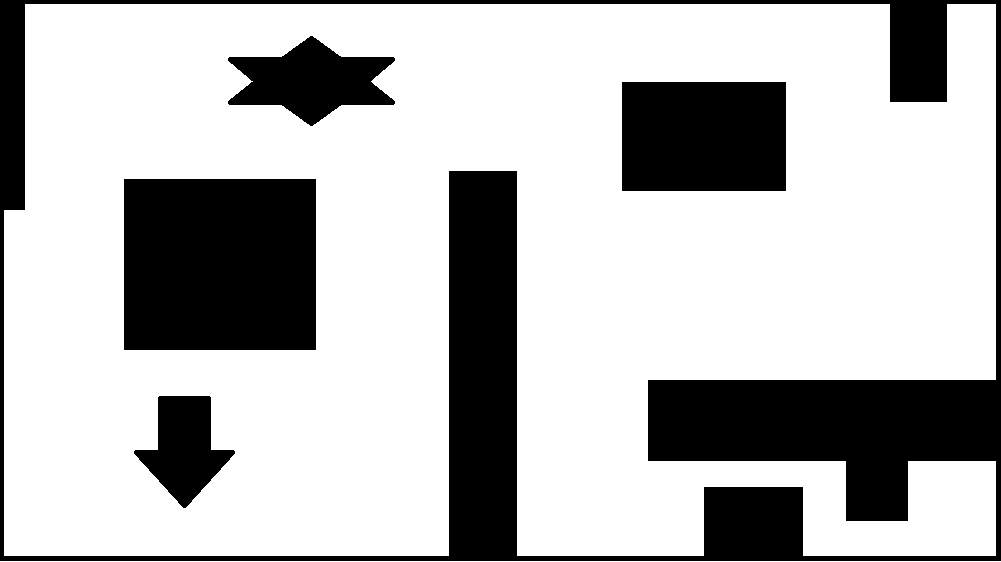
#> input picture backend/layer1/utils/warehouse2.PNG, 1001 x 562 px, found by its file name
$ python warehouse_setup.py --image warehouse2.png --non-interactive
#> lines starting #> are read from the running program, lines starting #| are printed output that depends on the picture
#!/usr/bin/env python3
"""
Warehouse Setup Script for Mecalux AMR

Interactive script to configure a new warehouse from an image:
1. Load warehouse image (PNG/JPG)
2. Convert to binary obstacle map
3. Configure physical dimensions (meters)
4. Generate POI clusters (charging, pickup, dropoff)
5. Generate random tasks
6. Update Layer 2 robot count

Usage:
    python warehouse_setup.py
    python warehouse_setup.py --image warehouse2.png --non-interactive
"""

import argparse
import json
import math
import random
import sys
from pathlib import Path
from typing import List, Tuple, Dict, Optional
from dataclasses import dataclass

try:
    from PIL import Image
    HAS_PIL = True
except ImportError:
    HAS_PIL = False
    print("[WARNING] PIL/Pillow not installed. Install with: pip install Pillow")

# Import JSON warehouse loaders
try:
    from warehouse_layout_loader import WarehouseLayoutLoader
    from prohibited_zone_generator import ProhibitedZoneGenerator
    HAS_JSON_SUPPORT = True
except ImportError:
    HAS_JSON_SUPPORT = False
    print("[WARNING] JSON loaders not found. JSON support disabled.")


@dataclass
class WarehouseConfig:
    """Configuration for warehouse setup."""
    image_path: str = ""
    width_meters: float = 30.0
    height_meters: float = 20.0
    resolution: str = "DECIMETERS"  # DECIMETERS, CENTIMETERS, or MILLIMETERS

    # Charging zones
    num_charging: int = 6
    charging_clusters: int = 2

    # Pickup zones
    num_pickup: int = 16
    pickup_clusters: int = 4

    # Dropoff zones
    num_dropoff: int = 16
    dropoff_clusters: int = 4

    # Robots and tasks
    num_robots: int = 3
    num_tasks: int = 50

    # Robot parameters
    robot_radius_m: float = 0.3

    # Random seed
    seed: Optional[int] = None


def get_resolution_factor(resolution: str) -> float:
    """Get meters per pixel for resolution."""
    if resolution.upper() == "DECIMETERS":
        return 0.1
    elif resolution.upper() == "CENTIMETERS":
        return 0.01
    elif resolution.upper() == "MILLIMETERS":
        return 0.001
    else:
        return 0.1


def image_to_map(image_path: str, output_width: int, output_height: int) -> List[List[bool]]:
    """
    Convert image to binary obstacle map.
    White/light = walkable (True), Black/dark = obstacle (False)
    """
    if not HAS_PIL:
        raise RuntimeError("PIL/Pillow required for image processing")

    img = Image.open(image_path)

    # Convert to grayscale
    img = img.convert('L')

    # Resize to target dimensions
    img = img.resize((output_width, output_height), Image.Resampling.LANCZOS)

    # Convert to binary (threshold at 128)
    threshold = 128
    binary_map = []

    for y in range(output_height):
        row = []
        for x in range(output_width):
            pixel = img.getpixel((x, y))
            row.append(pixel > threshold)  # True = walkable (white), False = obstacle (black)
        binary_map.append(row)

    return binary_map


def save_map_layout(binary_map: List[List[bool]], output_path: str):
    """Save binary map as text file."""
    with open(output_path, 'w') as f:
        for row in binary_map:
            line = ''.join('.' if cell else '#' for cell in row)
            f.write(line + '\n')

    height = len(binary_map)
    width = len(binary_map[0]) if binary_map else 0
    walkable = sum(1 for row in binary_map for cell in row if cell)
    total = width * height

    print(f"[MapConverter] Saved {width}x{height} map to: {output_path}")
    print(f"[MapConverter] Walkable: {walkable}/{total} ({100*walkable/total:.1f}%)")


def inflate_map(binary_map: List[List[bool]], radius_pixels: int) -> List[List[bool]]:
    """Inflate obstacles by robot radius."""
    height = len(binary_map)
    width = len(binary_map[0]) if binary_map else 0

    inflated = [row.copy() for row in binary_map]

    for y in range(height):
        for x in range(width):
            if not binary_map[y][x]:  # Obstacle
                for dy in range(-radius_pixels, radius_pixels + 1):
                    for dx in range(-radius_pixels, radius_pixels + 1):
                        if dx*dx + dy*dy <= radius_pixels * radius_pixels:
                            ny, nx = y + dy, x + dx
                            if 0 <= ny < height and 0 <= nx < width:
                                inflated[ny][nx] = False

    return inflated


def get_accessible_cells(inflated_map: List[List[bool]], margin: int = 5) -> List[Tuple[int, int]]:
    """Get list of accessible cells (avoiding edges)."""
    height = len(inflated_map)
    width = len(inflated_map[0]) if inflated_map else 0

    cells = []
    for y in range(margin, height - margin):
        for x in range(margin, width - margin):
            if inflated_map[y][x]:
                cells.append((x, y))

    return cells


def generate_clustered_pois(
    accessible_cells: List[Tuple[int, int]],
    num_pois: int,
    num_clusters: int,
    poi_type: str,
    id_prefix: str,
    min_cluster_dist: int = 30,
    min_poi_dist: int = 8,
    used_positions: set = None,
    seed: int = None
) -> List[Dict]:
    """Generate clustered POIs."""
    if seed is not None:
        random.seed(seed)

    if used_positions is None:
        used_positions = set()

    pois_per_cluster = max(1, num_pois // num_clusters)
    remaining = num_pois - (pois_per_cluster * num_clusters)

    pois = []
    cluster_centers = []
    poi_count = 0

    # Shuffle accessible cells
    cells = accessible_cells.copy()
    random.shuffle(cells)

    def distance(p1, p2):
        return math.sqrt((p1[0] - p2[0])**2 + (p1[1] - p2[1])**2)

    def is_valid_cluster_center(pos):
        for center in cluster_centers:
            if distance(pos, center) < min_cluster_dist:
                return False
        return True

    def is_valid_poi_pos(pos):
        if pos in used_positions:
            return False
        for existing in used_positions:
            if distance(pos, existing) < min_poi_dist:
                return False
        return True

    # Find cluster centers
    for cell in cells:
        if len(cluster_centers) >= num_clusters:
            break
        if is_valid_cluster_center(cell):
            cluster_centers.append(cell)

    if len(cluster_centers) < num_clusters:
        print(f"[WARNING] Could only create {len(cluster_centers)}/{num_clusters} clusters for {poi_type}")

    # Populate each cluster
    for i, center in enumerate(cluster_centers):
        cluster_pois = pois_per_cluster
        if i < remaining:
            cluster_pois += 1

        # Find cells near this cluster center
        nearby = [(x, y) for (x, y) in cells
                  if distance((x, y), center) < min_cluster_dist // 2 + 10]
        random.shuffle(nearby)

        added = 0
        for pos in nearby:
            if added >= cluster_pois:
                break
            if is_valid_poi_pos(pos):
                pois.append({
                    "id": f"{id_prefix}{poi_count}",
                    "type": poi_type,
                    "x": pos[0],
                    "y": pos[1],
                    "active": True,
                    "metadata": {
                        "cluster_center": f"({center[0]}, {center[1]})",
                        "cluster_id": i,
                        "generated": True
                    }
                })
                used_positions.add(pos)
                poi_count += 1
                added += 1

    print(f"[POIGenerator] Created {len(pois)} {poi_type} POIs in {len(cluster_centers)} clusters")
    return pois


def generate_poi_config(
    config: WarehouseConfig,
    accessible_cells: List[Tuple[int, int]]
) -> Dict:
    """Generate complete POI configuration."""
    used_positions = set()

    # Seed for reproducibility
    seed_base = config.seed if config.seed is not None else random.randint(0, 10000)

    # Generate charging zones
    charging_pois = generate_clustered_pois(
        accessible_cells,
        config.num_charging,
        config.charging_clusters,
        "CHARGING",
        "C",
        min_cluster_dist=40,
        min_poi_dist=10,
        used_positions=used_positions,
        seed=seed_base
    )

    # Generate pickup zones
    pickup_pois = generate_clustered_pois(
        accessible_cells,
        config.num_pickup,
        config.pickup_clusters,
        "PICKUP",
        "PU",
        min_cluster_dist=35,
        min_poi_dist=8,
        used_positions=used_positions,
        seed=seed_base + 1
    )

    # Generate dropoff zones
    dropoff_pois = generate_clustered_pois(
        accessible_cells,
        config.num_dropoff,
        config.dropoff_clusters,
        "DROPOFF",
        "DO",
        min_cluster_dist=35,
        min_poi_dist=8,
        used_positions=used_positions,
        seed=seed_base + 2
    )

    resolution_factor = get_resolution_factor(config.resolution)

    return {
        "description": f"Auto-generated POI configuration for {Path(config.image_path).name}",
        "version": "3.1",
        "coordinate_system": f"pixels ({resolution_factor}m/pixel, {config.resolution})",
        "physical_dimensions": {
            "width_m": config.width_meters,
            "height_m": config.height_meters
        },
        "generation_config": {
            "robot_radius_m": config.robot_radius_m,
            "seed": config.seed
        },
        "poi_types": {
            "CHARGING": "Battery charging stations (IDs: C0, C1, C2...)",
            "PICKUP": "Locations where robot picks up packages (PU0, PU1...)",
            "DROPOFF": "Locations where robot drops off packages (DO0, DO1...)"
        },
        "poi": charging_pois + pickup_pois + dropoff_pois
    }


def generate_tasks(poi_config: Dict, num_tasks: int, seed: int = None) -> Dict:
    """Generate random tasks from POI config."""
    if seed is not None:
        random.seed(seed)

    pickup_ids = [p["id"] for p in poi_config["poi"] if p["type"] == "PICKUP"]
    dropoff_ids = [p["id"] for p in poi_config["poi"] if p["type"] == "DROPOFF"]

    if not pickup_ids or not dropoff_ids:
        raise ValueError("Need at least one pickup and one dropoff POI")

    tasks = []
    for i in range(1, num_tasks + 1):
        tasks.append({
            "id": i,
            "pickup": random.choice(pickup_ids),
            "dropoff": random.choice(dropoff_ids)
        })

    print(f"[TaskGenerator] Generated {len(tasks)} tasks")
    return {"tasks": tasks}


def update_layer2_robots(config: WarehouseConfig, poi_config: Dict, layer2_main_path: str):
    """Update Layer 2 main.cc with robot count."""
    # Get charging node count
    charging_count = len([p for p in poi_config["poi"] if p["type"] == "CHARGING"])
    actual_robots = min(config.num_robots, charging_count)

    if actual_robots < config.num_robots:
        print(f"[WARNING] Only {charging_count} charging stations, reducing robots to {actual_robots}")

    try:
        with open(layer2_main_path, 'r') as f:
            content = f.read()

        # Find and replace numRobots
        import re
        new_content = re.sub(
            r'int numRobots = \d+;',
            f'int numRobots = {actual_robots};',
            content
        )

        with open(layer2_main_path, 'w') as f:
            f.write(new_content)

        print(f"[Layer2] Updated robot count to {actual_robots}")
    except Exception as e:
        print(f"[WARNING] Could not update Layer 2 main.cc: {e}")


# [366 lines left out: functions extract_pois_from_json, setup_warehouse_from_json, interactive_setup, not called in this run]


def print_summary(config: WarehouseConfig):
    """Print configuration summary."""
    resolution_factor = get_resolution_factor(config.resolution)
    px_width = int(config.width_meters / resolution_factor)
    px_height = int(config.height_meters / resolution_factor)

    print("\n" + "=" * 70)
    print("                    CONFIGURATION SUMMARY")
    print("=" * 70)
    print(f"  Image:           {config.image_path}")
    print(f"  Physical Size:   {config.width_meters}m x {config.height_meters}m")
    print(f"  Resolution:      {config.resolution} ({resolution_factor}m/pixel)")
    print(f"  Pixel Size:      {px_width} x {px_height} pixels")
    print(f"  Robot Radius:    {config.robot_radius_m}m")
    print()
    print(f"  Charging Zones:  {config.num_charging} in {config.charging_clusters} clusters")
    print(f"  Pickup Zones:    {config.num_pickup} in {config.pickup_clusters} clusters")
    print(f"  Dropoff Zones:   {config.num_dropoff} in {config.dropoff_clusters} clusters")
    print()
    print(f"  Robots:          {config.num_robots}")
    print(f"  Tasks:           {config.num_tasks}")
    print(f"  Seed:            {config.seed if config.seed else 'random'}")
    print("=" * 70)


def main():
    parser = argparse.ArgumentParser(description='Warehouse Setup Wizard')
    parser.add_argument('--use-json', type=str, metavar='JSON_FILE',
                       help='Use JSON warehouse layout instead of image')
    parser.add_argument('--image', type=str, help='Warehouse image file')
    parser.add_argument('--width', type=float, help='Width in meters')
    parser.add_argument('--height', type=float, help='Height in meters')
    parser.add_argument('--resolution', choices=['DECIMETERS', 'CENTIMETERS', 'MILLIMETERS'])
    parser.add_argument('--charging', type=int, help='Number of charging zones')
    parser.add_argument('--charging-clusters', type=int, help='Number of charging clusters')
    parser.add_argument('--pickup', type=int, help='Number of pickup zones')
    parser.add_argument('--pickup-clusters', type=int, help='Number of pickup clusters')
    parser.add_argument('--dropoff', type=int, help='Number of dropoff zones')
    parser.add_argument('--dropoff-clusters', type=int, help='Number of dropoff clusters')
    parser.add_argument('--robots', type=int, help='Number of robots')
    parser.add_argument('--tasks', type=int, help='Number of tasks')
    parser.add_argument('--seed', type=int, help='Random seed')
    parser.add_argument('--non-interactive', action='store_true', help='Skip interactive prompts')

    args = parser.parse_args()

    script_dir = Path(__file__).parent
    assets_dir = script_dir / ".." / "assets"

    # Check if using JSON mode
    if args.use_json:
        # JSON mode - only generates bitmap, no POI/task generation
        config = WarehouseConfig()
        config.resolution = args.resolution if args.resolution else "DECIMETERS"
        config.robot_radius_m = 0.8  # Default robot radius for inflation

        print("\n" + "=" * 70)
        print("          MECALUX AMR - WAREHOUSE BITMAP GENERATOR (JSON MODE)")
        print("=" * 70)
        print(f"  JSON Layout:     {args.use_json}")
        print(f"  Resolution:      {config.resolution}")
        print(f"  Robot Radius:    {config.robot_radius_m}m")
        print("=" * 70)

        return setup_warehouse_from_json(args.use_json, config, assets_dir, script_dir)

    # Original image-based mode
    # Interactive or command-line configuration
    if args.non_interactive:
        config = WarehouseConfig()
        if args.image: config.image_path = args.image
        if args.width: config.width_meters = args.width
        if args.height: config.height_meters = args.height
        if args.resolution: config.resolution = args.resolution
        if args.charging: config.num_charging = args.charging
        if args.charging_clusters: config.charging_clusters = args.charging_clusters
        if args.pickup: config.num_pickup = args.pickup
        if args.pickup_clusters: config.pickup_clusters = args.pickup_clusters
        if args.dropoff: config.num_dropoff = args.dropoff
        if args.dropoff_clusters: config.dropoff_clusters = args.dropoff_clusters
        if args.robots: config.num_robots = args.robots
        if args.tasks: config.num_tasks = args.tasks
        if args.seed: config.seed = args.seed
    else:
        config = interactive_setup()

    print_summary(config)

    if not args.non_interactive:
        confirm = input("\nProceed with this configuration? [Y/n]: ").strip().lower()
        if confirm == 'n':
            print("Aborted.")
            return 1

    # Check for PIL
    if not HAS_PIL:
        print("\n[ERROR] PIL/Pillow is required. Install with: pip install Pillow")
        return 1

    # Resolve image path
    image_path = Path(config.image_path)
    if not image_path.is_absolute():
        image_path = script_dir / config.image_path

    if not image_path.exists():
        print(f"\n[ERROR] Image not found: {image_path}")
        return 1

    print("\n" + "-" * 70)
    print("  PROCESSING...")
    print("-" * 70)

    # Calculate pixel dimensions
    resolution_factor = get_resolution_factor(config.resolution)
    px_width = int(config.width_meters / resolution_factor)
    px_height = int(config.height_meters / resolution_factor)

    print(f"\n[Step 1/5] Converting image to {px_width}x{px_height} map...")
    binary_map = image_to_map(str(image_path), px_width, px_height)
#> in image_to_map, img is the input picture: PIL image 1001x562 RGBA; mean R, G, B, A 185.3, 185.3, 185.3, 255
#> in image_to_map, `img = img.resize((output_width, output_height), Image.Resampling.LANCZ..`:
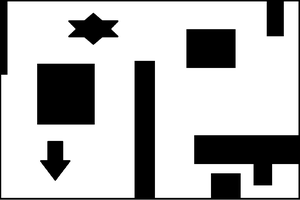
#> img: PIL image 300x200 L; min 0, max 255, mean 185.1
#> after the loop in image_to_map, `for y in range(output_height):`: binary_map = 200 items
#> binary_map = 200 items

    # Save map layout
    map_output_path = assets_dir / "map_layout.txt"
    save_map_layout(binary_map, str(map_output_path))
#> in save_map_layout, `height = len(binary_map)`: height = 200
#> in save_map_layout, `width = len(binary_map[0]) if binary_map else 0`: width = 300
#> in save_map_layout, `walkable = sum(1 for row in binary_map for cell in row if cell)`: walkable = 43569
#> in save_map_layout, `total = width * height`: total = 60000
#| [MapConverter] Saved 300x200 map to: backend/layer1/utils/../assets/map_layout.txt
#| [MapConverter] Walkable: 43569/60000 (72.6%)

    # Inflate map for robot accessibility
    print(f"\n[Step 2/5] Computing robot accessibility (radius={config.robot_radius_m}m)...")
    radius_pixels = int(math.ceil(config.robot_radius_m / resolution_factor))
    inflated_map = inflate_map(binary_map, radius_pixels)
#> in inflate_map, `height = len(binary_map)`: height = 200
#> in inflate_map, `width = len(binary_map[0]) if binary_map else 0`: width = 300
#> in inflate_map, `inflated = [row.copy() for row in binary_map]`: inflated = 200 items
#> inflated_map = 200 items

    accessible_cells = get_accessible_cells(inflated_map)
#> in get_accessible_cells, `height = len(inflated_map)`: height = 200
#> in get_accessible_cells, `width = len(inflated_map[0]) if inflated_map else 0`: width = 300
#> accessible_cells = 36296 items
    print(f"[Accessibility] {len(accessible_cells)} accessible cells")
#| [Accessibility] 36296 accessible cells

    # Generate POIs
    print(f"\n[Step 3/5] Generating POI clusters...")
    poi_config = generate_poi_config(config, accessible_cells)
#> the loop in generate_clustered_pois, `for cell in cells:` made 3 passes
#> cell on passes 1 to 3: (28, 24), (98, 131), (158, 89)
#> after the loop in generate_clustered_pois, `for cell in cells:`: cluster_centers = [(28, 24), (98, 131)]
#> the loop in generate_clustered_pois, `for i, center in enumerate(cluster_centers):` made 2 passes
#> (center, cluster_pois) on passes 1 to 2: ((28, 24), 3), ((98, 131), 3)
#> after the loop in generate_clustered_pois, `for i, center in enumerate(cluster_centers):`: poi_count = 6; pois = 6 items
#| [POIGenerator] Created 6 CHARGING POIs in 2 clusters
#> the loop in generate_clustered_pois (call 2), `for cell in cells:` made 5 passes
#> cell on passes 1 to 5: (101, 173), (28, 50), (203, 182), (85, 47), (236, 85)
#> the loop in generate_clustered_pois (call 2), `for i, center in enumerate(cluster_centers):` made 4 passes
#| [POIGenerator] Created 16 PICKUP POIs in 4 clusters
#> in generate_poi_config, `pickup_pois = generate_clustered_pois( accessible_cells, config.num_pi..`: pickup_pois = 16 items
#| [POIGenerator] Created 16 DROPOFF POIs in 4 clusters
#> poi_config = 7 items

    poi_output_path = assets_dir / "poi_config.json"
    with open(poi_output_path, 'w') as f:
        json.dump(poi_config, f, indent=4)
    print(f"[POIGenerator] Saved to: {poi_output_path}")

    # Generate tasks
    print(f"\n[Step 4/5] Generating {config.num_tasks} tasks...")
    seed_tasks = config.seed + 100 if config.seed else None
    tasks = generate_tasks(poi_config, config.num_tasks, seed_tasks)
#> in generate_tasks, `pickup_ids = [p["id"] for p in poi_config["poi"] if p["type"] == "PICK..`: pickup_ids = ['PU0', 'PU1', 'PU2', 'PU3', 'PU4', 'PU5', 'PU6', 'PU7', 'PU8', 'PU9', 'PU10', 'PU11', 'PU12', 'PU13', 'PU14', 'PU15']
#> in generate_tasks, `dropoff_ids = [p["id"] for p in poi_config["poi"] if p["type"] == "DRO..`: dropoff_ids = ['DO0', 'DO1', 'DO2', 'DO3', 'DO4', 'DO5', 'DO6', 'DO7', 'DO8', 'DO9', 'DO10', 'DO11', 'DO12', 'DO13', 'DO14', 'DO15']
#> after the loop in generate_tasks, `for i in range(1, num_tasks + 1):`: tasks = 50 items
#| [TaskGenerator] Generated 50 tasks
#> tasks = 1 item

    tasks_output_path = script_dir / ".." / ".." / ".." / "api" / "set_of_tasks.json"
    tasks_output_path.parent.mkdir(parents=True, exist_ok=True)
    with open(tasks_output_path, 'w') as f:
        json.dump(tasks, f, indent=2)
    print(f"[TaskGenerator] Saved to: {tasks_output_path}")

    # Update Layer 2 robot count
    print(f"\n[Step 5/5] Updating Layer 2 configuration...")
    layer2_main = script_dir / ".." / ".." / "layer2" / "main.cc"
    update_layer2_robots(config, poi_config, str(layer2_main))
#> in update_layer2_robots, `charging_count = len([p for p in poi_config["poi"] if p["type"] == "CH..`: charging_count = 6
#> in update_layer2_robots, `actual_robots = min(config.num_robots, charging_count)`: actual_robots = 3

    # Final summary
    print("\n" + "=" * 70)
    print("                    SETUP COMPLETE!")
    print("=" * 70)
    print(f"\n  Generated files:")
    print(f"    Map:      {map_output_path}")
    print(f"    POIs:     {poi_output_path}")
    print(f"    Tasks:    {tasks_output_path}")
    print(f"\n  POI Summary:")
    charging = len([p for p in poi_config["poi"] if p["type"] == "CHARGING"])
#> charging = 6
    pickup = len([p for p in poi_config["poi"] if p["type"] == "PICKUP"])
#> pickup = 16
    dropoff = len([p for p in poi_config["poi"] if p["type"] == "DROPOFF"])
#> dropoff = 16
    print(f"    Charging: {charging}")
#|     Charging: 6
    print(f"    Pickup:   {pickup}")
#|     Pickup:   16
    print(f"    Dropoff:  {dropoff}")
#|     Dropoff:  16
    print(f"    Total:    {charging + pickup + dropoff}")
#|     Total:    38
    print(f"\n  Fleet:")
    print(f"    Robots:   {min(config.num_robots, charging)}")
#|     Robots:   3
    print(f"    Tasks:    {config.num_tasks}")

    print(f"\n  Next steps:")
    print(f"    1. cd ../../layer2")
    print(f"    2. make clean && make")
    print(f"    3. ./build/test_layer2")
    print("=" * 70 + "\n")

    return 0


if __name__ == '__main__':
    exit(main())
#> (the program exits here)
